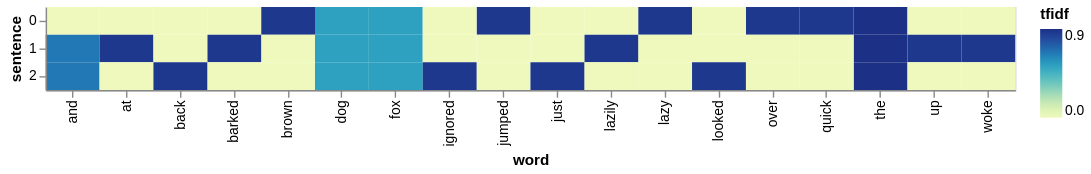

This figure's notebook cell:
### Code cell
mode = "tfidf"

wide_df = get_sentence_vectors(sentences, tokenizer, mode=mode)
wide_df["sentence"] = wide_df.index

df = wide_df.melt(id_vars="sentence", var_name="word", value_name=mode)

alt.Chart(df).mark_rect().encode(
    x="word",
    y="sentence:N",
    color=mode,
    tooltip=["word", "sentence", mode]
).properties(
    width=700
).interactive()

### Figure 1 — Vega-Lite specification as saved in the notebook (floating-point values rounded to 4 significant figures)
{"config": {"view": {"continuousWidth": 300, "continuousHeight": 300}}, "data": {"name": "data-45364ad285e1cb0d425ab6f535f65909"}, "mark": {"type": "rect"}, "encoding": {"color": {"field": "tfidf", "type": "quantitative"}, "tooltip": [{"field": "word", "type": "nominal"}, {"field": "sentence", "type": "quantitative"}, {"field": "tfidf", "type": "quantitative"}], "x": {"field": "word", "type": "nominal"}, "y": {"field": "sentence", "type": "nominal"}}, "params": [{"name": "param_1e9efca18e7a2868", "select": {"type": "interval", "encodings": ["x", "y"]}, "bind": "scales"}], "width": 700, "$schema": "https://vega.github.io/schema/vega-lite/v6.4.1.json", "datasets": {"data-45364ad285e1cb0d425ab6f535f65909": [{"sentence": 0, "word": "the", "tfidf": 0.9475}, {"sentence": 1, "word": "the", "tfidf": 0.9475}, {"sentence": 2, "word": "the", "tfidf": 0.9475}, {"sentence": 0, "word": "fox", "tfidf": 0.5596}, {"sentence": 1, "word": "fox", "tfidf": 0.5596}, {"sentence": 2, "word": "fox", "tfidf": 0.5596}, {"sentence": 0, "word": "dog", "tfidf": 0.5596}, {"sentence": 1, "word": "dog", "tfidf": 0.5596}, {"sentence": 2, "word": "dog", "tfidf": 0.5596}, {"sentence": 0, "word": "and", "tfidf": 0.0}, {"sentence": 1, "word": "and", "tfidf": 0.6931}, {"sentence": 2, "word": "and", "tfidf": 0.6931}, {"sentence": 0, "word": "quick", "tfidf": 0.9163}, {"sentence": 1, "word": "quick", "tfidf": 0.0}, {"sentence": 2, "word": "quick", "tfidf": 0.0}, {"sentence": 0, "word": "brown", "tfidf": 0.9163}, {"sentence": 1, "word": "brown", "tfidf": 0.0}, {"sentence": 2, "word": "brown", "tfidf": 0.0}, {"sentence": 0, "word": "jumped", "tfidf": 0.9163}, {"sentence": 1, "word": "jumped", "tfidf": 0.0}, {"sentence": 2, "word": "jumped", "tfidf": 0.0}, {"sentence": 0, "word": "over", "tfidf": 0.9163}, {"sentence": 1, "word": "over", "tfidf": 0.0}, {"sentence": 2, "word": "over", "tfidf": 0.0}, {"sentence": 0, "word": "lazy", "tfidf": 0.9163}, {"sentence": 1, "word": "lazy", "tfidf": 0.0}, {"sentence": 2, "word": "lazy", "tfidf": 0.0}, {"sentence": 0, "word": "woke", "tfidf": 0.0}, {"sentence": 1, "word": "woke", "tfidf": 0.9163}, {"sentence": 2, "word": "woke", "tfidf": 0.0}, {"sentence": 0, "word": "up", "tfidf": 0.0}, {"sentence": 1, "word": "up", "tfidf": 0.9163}, {"sentence": 2, "word": "up", "tfidf": 0.0}, {"sentence": 0, "word": "lazily", "tfidf": 0.0}, {"sentence": 1, "word": "lazily", "tfidf": 0.9163}, {"sentence": 2, "word": "lazily", "tfidf": 0.0}, {"sentence": 0, "word": "barked", "tfidf": 0.0}, {"sentence": 1, "word": "barked", "tfidf": 0.9163}, {"sentence": 2, "word": "barked", "tfidf": 0.0}, {"sentence": 0, "word": "at", "tfidf": 0.0}, {"sentence": 1, "word": "at", "tfidf": 0.9163}, {"sentence": 2, "word": "at", "tfidf": 0.0}, {"sentence": 0, "word": "looked", "tfidf": 0.0}, {"sentence": 1, "word": "looked", "tfidf": 0.0}, {"sentence": 2, "word": "looked", "tfidf": 0.9163}, {"sentence": 0, "word": "back", "tfidf": 0.0}, {"sentence": 1, "word": "back", "tfidf": 0.0}, {"sentence": 2, "word": "back", "tfidf": 0.9163}, {"sentence": 0, "word": "just", "tfidf": 0.0}, {"sentence": 1, "word": "just", "tfidf": 0.0}, {"sentence": 2, "word": "just", "tfidf": 0.9163}, {"sentence": 0, "word": "ignored", "tfidf": 0.0}, {"sentence": 1, "word": "ignored", "tfidf": 0.0}, {"sentence": 2, "word": "ignored", "tfidf": 0.9163}]}}
